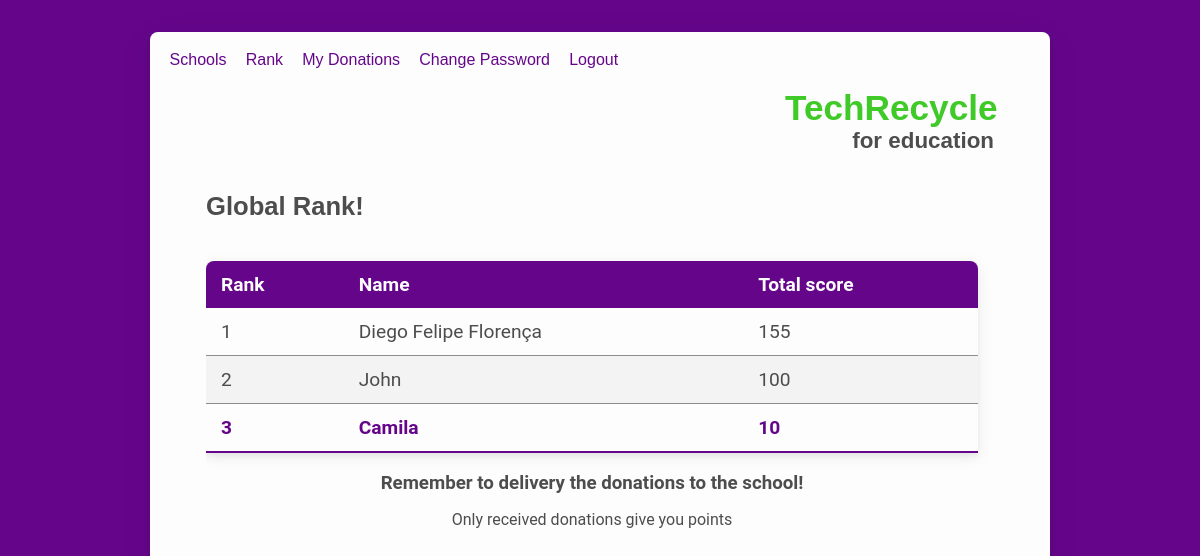
Page /rank (signed in) on the committed database.
### tables this page shows
CREATE TABLE 'users' ( 'id' INTEGER PRIMARY KEY, 'name' VARCHAR(255), 'email' VARCHAR(255), 'password' VARCHAR(255), 'photo' VARCHAR(255) );

### app.py (the view)
@app.route('/rank')
def rank():
    if 'userId' in session:
        con = sql.connect(DATABASE)
        con.row_factory = sql.Row
        cursor = con.cursor()
        cursor.execute(
            "SELECT users.id, users.name, SUM(donations.amount * items.scores) AS score FROM donations INNER JOIN items ON items.id = donations.item_id INNER JOIN users ON users.id = donations.user_id WHERE donations.received=1 GROUP BY user_id ORDER BY SUM(donations.amount * items.scores) DESC")
        rank = cursor.fetchall()
        return render_template('rank.html', rank=rank)

### templates/rank.html
{% extends "layout.html" %} {% block pageTitle %} Global Rank! {% endblock %} {%
block content %}
<div id="scroll">
  <table class="styled-table">
    <thead>
      <td>Rank</td>
      <td>Name</td>
      <td>Total score</td>
    </thead>
    <tbody>
      {% for r in rank %}
      <tr class="{{'active' if session['userId'] == r['id'] }}">
        <td>{{ loop.index }}</td>
        <td>{{ r['name'] }}</td>
        <td>{{ r['score'] }}</td>
      </tr>
      {% endfor %}
    </tbody>
  </table>
  <h3 class="center">Remember to delivery the donations to the school!</h3>
  <h4 class="center normal marg-t">Only received donations give you points</h4>
</div>
{% endblock%}

### static/css/style.css (style rules this page uses)
:root { --primary: #4d4d4d; --secondary: #ffffff; --white: #fdfdfd; --darkgray: #3d3d3d; --lightgray: #8d8d8d; --lightergray: #f3f3f3; --green: #3fca28; --purple: #65068a; --font: 'Roboto', sans-serif; --shadow-small: 0px 2px 2px rgba(0, 0, 0, 0.04), 0px 2px 8px rgba(0, 0, 0, 0.08); --shadow: 0px 4px 4px rgba(0, 0, 0, 0.04), 0px 4px 16px rgba(0, 0, 0, 0.08); --shadow-big: 0px 8px 8px rgba(0, 0, 0, 0.04), 0px 8px 32px rgba(0, 0, 0, 0.08); }
* { margin: 0; padding: 0; -webkit-box-sizing: border-box; box-sizing: border-box; }
html, body, #root { max-height: 100vh; max-width: 100vw; height: 100%; width: 100%; }
body { padding: 2em; font-family: var(--font); color: var(--primary); background-color: var(--purple); }
#scroll { width: 100%; height: 100%; padding-right: 1em; overflow: auto; display: -webkit-box; display: -ms-flexbox; display: flex; -webkit-box-orient: vertical; -webkit-box-direction: normal; -ms-flex-direction: column; flex-direction: column; }
.styled-table { border-collapse: collapse; margin: 1em 0; font-size: 1.2em; min-width: 300px; border-radius: 8px 8px 0 0; overflow: hidden; -webkit-box-shadow: var(--shadow); box-shadow: var(--shadow); }
.styled-table th, .styled-table td { padding: 12px 15px; }
.styled-table tbody tr { border-bottom: 1px solid var(--lightgray); }
.styled-table tbody tr:nth-of-type(even) { background-color: var(--lightergray); }
.styled-table tbody tr:last-of-type { border-bottom: 2px solid var(--purple); }
.styled-table .active { font-weight: bold; color: var(--purple); }
.center { text-align: center; }
.marg-t { margin-top: 1em; }
.normal { font-weight: normal; }

### rows in the picture
users: name "Diego Felipe Florença", score "155"
users: name "John", score "100"
users: name "Camila", score "10"
